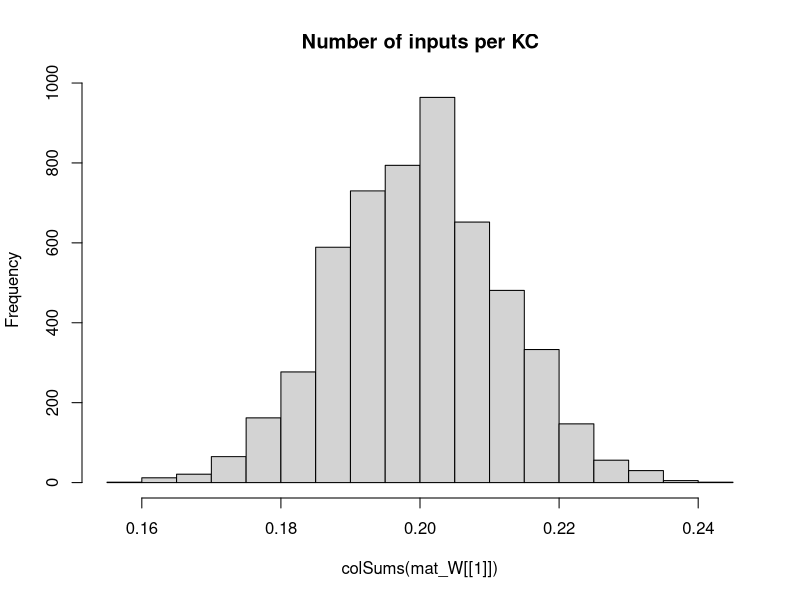

The R script that drew this image: (Note: this script raises an error after producing the figure.)
## Development Code for Willsaw NN image recognition of zfish larva
## KL 2021
## I will implement a MB random kernel NN as in my Ant Navigation paper 
## This Files Trains the weights of  2 Layer Net : Random Expansion Feature Layer (Random Kernel Trick) -> Perceptron Output neuron 
## The connections in L1 Random Sparse Net are data independent, while L2 wights are trained via +ve larva head template samples to filter patterns that look like larva
## The input images are labeled as Fish and non fish according to the folder they are placed.
# Output is saved as pgm images which are then loaded by tracker software so as to implemend the simple classifier net implemended here 
  
library("pixmap")

## Initialiaze the random Weight vector of an L1 (KC) neuron  
init_random_W <- function(m,p){
  # Draw random Number N of Sampled Inputs From Binomial
  n <- rbinom(1,NROW(m),p)
  ## Set N random synapses as inputs to KC
  idx <- sample(1:NROW(m),n)
  
  m[idx] <- 1/NROW(m)
  return (m)
}

## Sigmoid//logistic Transfer Function
N_transfer <- function(activation)
{
  return (1/(1+exp(-activation)))
}


## Derivative Sigmoid/logistic Transfer Function
N_transfer_D <- function(activation)
{
  return (N_transfer(activation)*(1-N_transfer(activation)) )
}

N_activation <- function(X,W,B)
{
  ## If more Than Half input units (based on Avg inputs) is active - then activate KC
 
 #  if ( sum(X) > KC_THRES )
#    return (1)
 # else
  ## Bias is just another W attached to a fixed Input 1
    return (X%*%W + B)
}

## Copies A Smaller Matrix To the Middle of a larger one - (Pasting Image on larger canvas)
matrix_paste <- function(src,target)
{
  x_offset <- round((ncol(target)- ncol(src))/2 )
  y_offset <- round((nrow(target)- nrow(src))/2 )
  target[ (1+y_offset):(y_offset+nrow(src)),(1+x_offset):(x_offset+ncol(src))] <-src
  return(target)
}


sparse_binarize <- function(X,INPUT_SPARSENESS)
{
  ## Binarize Input Image / Set Sparsensess ##
  pxsparse = 1.0
  thres_bin = mean(X)
  max_iter = 100
  
  while (pxsparse > INPUT_SPARSENESS & max_iter > 0)
  {
    X_bin <-  as.numeric(X > thres_bin)
    pxsparse <- sum(as.numeric(X_bin[X_bin > 0]))/length(X_bin)
    thres_bin = thres_bin + 0.01;
    max_iter = max_iter + 1
  }
  
  
  message("Input Sparseness:",pxsparse)
  
  return(X_bin)
}


## Process 2 Layer Network - Return Last Node Output produced for each input image
## Note : Input Layer Is Simplified - No activation function needed or Bias - Input image intentities are taken as activations
## Target_output is vector of desired output for each output Neuron these I chose to be L2_1=1 (Fish) L2_2=1 (Non Fish)
net_proc_images <- function(input_list,mat_W,Layer_Bias,learningRate = 0.0)  
{

  L_X     <- list() ## Output Of Layer k
  L_A     <- list() ## Activation of  Layer k
  L_delta <- list()  ## Delta is the "cost attributable to (the value of) that node". 
  L2_out <- list()
 
  Target_output = c(1,0)  
  fileidx <- 0
  outError = 0 #'Mean Sq Error Of File Batch'
  ## TRAIN /TEST ##
  img_list <- input_list[,1]
  label_list <-cbind.data.frame(F=(input_list[,2]),NF=(input_list[,3]) )##Target output/labels
  
  ## Matrix Of  image Input Vectors  
  mat_X = matrix(0,ncol=nrow(mat_W[[1]]),nrow=length(img_list) )
  
  for (in_img in img_list)
  {
    fileidx= fileidx + 1
    
    imgT <- read.pnm(as.character(in_img) )
    mat_img <- getChannels(imgT)
    X <- as.vector(mat_img)
    ### Add Fixed input 1 - To operate As Adjustable Bias for each input   
    ##X[length(X)] <- 1 # c(as.vector(mat_img),1)
    
    ##message(in_img," Input Dim:", dim(mat_img)[1],"x",dim(mat_img)[2],"=",dim(mat_img)[2]*dim(mat_img)[1])
    
    if (length(X) > n_top_px)
    {
      warning("input sample too big - skipping")
      next
    }
    
    ## If Loaded image is Smaller than INput - Then Resize (paste into) larger Matrix to fit
    if (length(X) < n_top_px)
    {
      ##message("input sample Smaller than Canvas - pasting")
      mat_t <- matrix(0,nrow=img_dim[1],ncol=img_dim[2])
      mat_img <- matrix_paste(mat_img,mat_t)
      ##message("Converted  Dim:", dim(mat_img)[1],"x",dim(mat_img)[2],"=",dim(mat_img)[2]*dim(mat_img)[1])
    }

        ##mypic = new("pixmapGrey", size=dim(mat_img),grey = mat_img);plot(mypic)
    ## Convert to Col Vector
    X <- as.vector(mat_img)
    dim(X) <- c(1,length(X)) ## Make into Row Vector
    if (length(X) > n_top_px)
    {
      warning(in_img,"Image Too large. Skipping")
      next
    }
    
   stopifnot(length(mat_X[fileidx,]) ==length(X) ) 
   mat_X[fileidx,] <- X # Save In Vector to MAtrix
    

    ##Input Layer Is Simplified - No activation function needed or Bias - Input image intentities are taken as activations
    ##Activation 
    L_A[[1]] <- X
    L_X[[1]] <- N_transfer(X)
    ## Due to R hell with numbers ecoming Factors I need to do this tricl
    mat_Y <- cbind( as.numeric(levels(label_list$F)[as.numeric(label_list$F)]),
           as.numeric(levels(label_list$F)[as.numeric(label_list$NF)]) )
    
    Target_output <-mat_Y[fileidx,] 
      ### 

    ## Forward Propagation ## 
    for (i in 2:(N_Layers+1) )
    {
      L_A[[i]] <- N_activation(L_X[[i-1]], mat_W[[i-1]], Layer_Bias[[i-1]]) ## v_Layer_Bias[i]  
      L_X[[i]] <- N_transfer(L_A[[i]])
    }
    
    outError = outError + sum( ( Target_output - L_X[[i]] ) )
    
    #hist(mat_W[[l-1]],main="before")
    ## Note Indexes L_X and mat/biases are off by one because LX_1 is considerened an input layer, while neural layer is l=2
    ## Back Propagation ##
    for (l in (N_Layers):1 )
    {
      ##On Output Layer
      if (l == (N_Layers))
      {
        ## Element Wise Product (hadamart Product)
        L_delta[[l]] <- ((N_transfer_D(L_X[[l+1]])) * (L_X[[l+1]] - Target_output)) ##*N_transfer_D(L_X[[l]])
      }else{
        #L_delta[[l]] <- L_delta[[l+1]] %*% t(mat_W[[l]])*N_transfer_D(L_X[[l]])
        L_delta[[l]] <-   (L_delta[[l+1]]) %*% t(mat_W[[l+1]]) *N_transfer_D(L_X[[l+1]]) ## %*% t(N_transfer_D(L_X[[l-1]]) )
      }
      
        dE <- t(L_A[[l]]) %*% (L_delta[[l]])  
        dW <- learningRate*dE 
        ##Add average change over batch samples
        mat_W[[l]] <- mat_W[[l]] -  dW ##length(img_list)
        Layer_Bias[[l]] <- Layer_Bias[[l]] - (L_delta[[l]])  
    }
     
    #hist(Layer_Bias[[1]])
     
   #hist(mat_W[[1]],main="After")
  
    #hist( KC_out_act[1,])
    ## Calc Layer 1 output based on Activation Threshold Funciton for Units
    #KC_output <- apply(KC_out_act, 2, N_transfer)
    #dim(KC_output) <-c(1,length(KC_output)) ## Make into Row Vector
    
    ## Learn Positive Samples - Simple Perceptron Learning Rule - Over an augmented input X which is projected To High dim via sparse random matrix in L1##
    ## Take Active L1 outputs And Set L2 Input synapses of Output Neuron to High
    # Continuous output /
    #L2_Neurons_out <<- (as.numeric(( KC_output %*%  W_L2)/N_KC))
    # Weight Gradient -
    #DW <- t(KC_output)%*% (Target_output - L2_Neurons_out)/2
    #W_L2 <<-  W_L2 + learningRate*DW ## Update Weight Vector 
    
    
    ##W_L2[W_L2 < 1] <<- 1 ##Cap To Limit Values - Saturation Of Synapses
    ##W_L2[,outNeuronIdx][W_L2< -1] <<- -1
    
    #stopifnot(ncol(KC_output) == nrow(W_L2))
    ## Calc Output Neuron - Perceptron 
    ## FWD PROP CAlc MSQE - Fwd Propagate Entire Input Matrix 
    ## Forward Propagation ## 
    L1 <- N_transfer(N_activation(mat_X, mat_W[[1]], matrix(rep(Layer_Bias[[1]],nrow(mat_X)),nrow=nrow(mat_X) ))) ## v_Layer_Bias[i]  
    L2 <-  N_transfer(N_activation(L1,mat_W[[2]] , matrix(rep(Layer_Bias[[2]],nrow(mat_X)),nrow=nrow(mat_X) ) )  )
    MSQError =  sum((mat_Y - L2)^2)/nrow(mat_X)
    
    
    L2_out[[fileidx]] <- list(Err=sum((Target_output - L2)),
                              MSERR=MSQError,
                              L2_F=L2[1],
                              L2_NF=L2[2],
                              KC_active = sum(L1[fileidx,][L1[fileidx,]>0.5]),
                              KC_total = length(L1[fileidx,]),
                             # input_sparse= pxsparse,
                              file=in_img
    )
    
   
    
    message("MSQERR:",MSQError,"  ",L_X[[3]][1],"-",L_X[[3]][2]," ERR: ", L2_out[[fileidx]]$Err ," ",in_img)
    
    ##message("Recognition Output for Img ",in_img," is F:",L_X[[3]][1]," non-F:",L_X[[3]][2]," Active KC:",L2_out[[fileidx]]$KC_active/N_KC )
    dim(X) = dim(mat_img)
    
 
    #image(X_bin)
    #title(main = paste(in_img,strRes," R:",L2_Neurons_out[1]-L2_Neurons_out[2]), font.main = 4)
  }
  
  lout <- list(X=mat_X,
               W=mat_W,
               B=Layer_Bias,
               out=data.frame( do.call(rbind,L2_out ) ))
 
  MSQError =  sum((mat_Y - L2)^2)/nrow(mat_X)
  
  return(lout  )
}


img_dim <- c(38,28)
N_Layers <- 2

n_top_px <- img_dim[2]*img_dim[1]
N_KC = n_top_px*5 ## Number of Kenyon Cells (Input layer High Dim Coding)
N_SYN_per_KC <- n_top_px/5 ## Number of pic Features each KC neuron Codes for
KC_THRES <- N_SYN_per_KC*0.25 ## Number of INput that need to be active for KC to fire/Activate
v_Layer_N <- c(n_top_px, N_KC, 2)
Layer_Bias <- list() ## Number of INput that need to be active for Neuron to fire/Activate
INPUT_SPARSENESS = 0.20

mat_W <<- list() # List Of Weight Matrices
## Make Sparse Random Synaptic Weight matrix Selecting Inputs for each KC
for (k in 1:N_Layers)
{
  mat_W[[k]] <- matrix(0,nrow=v_Layer_N[k],ncol=v_Layer_N[k+1])
  ## Init Random
  mat_W[[k]] <- apply(mat_W[[k]],2,init_random_W,N_SYN_per_KC/n_top_px) ##
  Layer_Bias[[k]] <- rep(1,v_Layer_N[k+1]) ## Initialiaze Neural Biases
}

  hist(colSums(mat_W[[1]]),main="Number of inputs per KC")

  
  
##Layer 2 (Output Perceptron)
L2_Neurons <<- 2
W_L2 <<- mat_W[[2]] #matrix(0,ncol=L2_Neurons,nrow=N_KC)

## Apply Input Image ##
## list training files 
setwd("/home/kostasl/workspace/zebrafishtrack/Rplots")
sPathTrainingSamples="../img/trainset/fish"
sPathTrainingNonSamples="../img/trainset/nonfish/"
sPathTestingSamplesFish="../img/fish/"
sPathTestingSamplesNonFish="../img/nonfish/"

img_list_train_fish =  cbind(files=list.files(path=sPathTrainingSamples,pattern="*pgm",full.names = T),F=1,NF=0) 
img_list_test_fish = cbind(files=list.files(path=sPathTestingSamplesFish,pattern="*pgm",full.names = T),F=1,NF=0)
img_list_train_nonfish =   cbind(files=list.files(path=sPathTrainingNonSamples,pattern="*pgm",full.names = T),F=0,NF=1)
img_list_test_nonfish =  cbind(files=list.files(path=sPathTestingSamplesNonFish,pattern="*pgm",full.names = T),F=0,NF=1)

img_list_all <- rbind.data.frame(img_list_train_fish,img_list_test_fish,img_list_train_nonfish,img_list_test_nonfish,stringsAsFactors = FALSE)
#img_list_test=  list.files(path=sPathTestingSamples,pattern="*pgm",full.names = T) Samples ##

dLearningRate <-0.05
lFitError <- list()
dfitRecord <- data.frame()


#for (i in 1:10)
#{  
  
  dLearningRate =0.01
  img_list_suffled <- img_list_all[sample(1:nrow(img_list_all)),]

  # TRAIN On Fish 
  dnetout <- net_proc_images(img_list_suffled,mat_W,Layer_Bias, dLearningRate)
  mat_W = dnetout$W
  Layer_Bias = dnetout$B
  
  plot(unlist(dnetout$out$MSERR),main="Mean SQ Err")

#}
  
#       ##Test 
#   dnetout_tfish <- net_proc_images(img_list_test_fish,0.3, c(1,0))
#   #hist(unlist(dnetout_fish$L2_F),breaks=10,main="Class Fish Responses to F+ samples" )
#   ##L1 threshold set too high - patterns do not propagate
#   stopifnot(sum(unlist(dnetout_tfish$KC_active)) > 1)
#     
#   SqError_FisF <- sum((1 -unlist(dnetout_tfish$L2_F))^2)/nrow(dnetout_tfish)
#   SqError_FisNotNF <- sum((-1 -unlist(dnetout_tfish$L2_NF))^2)/nrow(dnetout_tfish)
#   
#   message("Sq. Error: F+:",SqError_FisF," F-:",SqError_FisNotNF)
#   
#   dnetout_tnotfish <- net_proc_images(img_list_test_nonfish,dLearningRate,c(0,1))
#   ##hist(unlist(dnetout_notfish$L2_NF),breaks=10,main="Class Not Fish Responses to F- samples" )
#   
#   SqError_NFisNotF <- sum((-1 -unlist(dnetout_tnotfish$L2_F))^2)/nrow(dnetout_tnotfish)
#   SqError_NFisNF <- sum((1 -unlist(dnetout_tnotfish$L2_NF))^2)/nrow(dnetout_tnotfish)
#   
#   #message("Sq. Error: F+:",SqError_NFisNotF," F-:",SqError_NFisNF)
# 
#   
#   SqClassError = sum(SqError_FisF,SqError_FisNotNF,SqError_NFisNotF,SqError_NFisNF)   
#   lFitError[[i]] = list(S_error=SqClassError,FishisFish=SqError_FisF,FishNotFish=SqError_FisNotNF,
#                         NotFishIsFish=SqError_NFisNotF,
#                         NotFishIsNotFish=SqError_NFisNF)
#   
#   dfitRecord <<- data.frame( do.call(rbind,lFitError ) )
#   plot(unlist(dfitRecord$S_error),xlim=c(1,100) ,xlab="Fit Error",ylim=c(0,2))
# 
# 
# ## Test Fish
# dnetout_testfish <- net_proc_images(img_list_test_fish,0,c(-1,1))
# ##hist(unlist(dnetout_notfish$L2_NF),breaks=10,main="Class Not Fish Responses to F- samples" )
# dnetout_testnonfish <- net_proc_images(img_list_test_nonfish,0,c(-1,1))
# 
# 
# SqError_NFisNotF <- sum((-1 -unlist(dnetout_testfish$L2_F))^2)/nrow(dnetout_testfish)
# SqError_NFisNF <- sum((1 -unlist(dnetout_testfish$L2_NF))^2)/nrow(dnetout_testfish)
# 
# 
# 
# 
# plot(unlist(dfitRecord$S_error),xlim=c(1,100) ,xlab="Fit Error",ylim=c(00,800))
# 
# plot(unlist(dfitRecord$FishisFish) )
# plot(unlist(dfitRecord$FishNotFish) )
# plot(unlist(dfitRecord$NotFishIsFish) )
# plot(unlist(dfitRecord$NotFishIsNotFish) )
# 
# 
# 
# ## Test Responses ## 
# dnetout_test <- net_proc_images(img_list_test,0.0,c(0,0))
# dnetout_test_nonfish <- net_proc_images(img_list_train_nonfish,0.0,c(-1,1))
# 
# 
# 
# colSums(W_L2)
# 
# l_out_n <- net_proc_images(img_list_train_nonfish,-dLearningRate/5,1)
# colSums(W_L2)
# 
# colSums(W_L2)
# 
# 
 ## Save KC Matrix As Image (To Be loaded by Tracker)
 ## Save Trained Weights As Image (To load by Tracker)
 KC_sparse_pic <- pixmapGrey(mat_W[[1]], nrow=dim(mat_W[[1]])[1],ncol=dim(mat_W[[1]])[2],cellres=1)
 plot(KC_sparse_pic)
 write.pnm(KC_sparse_pic,file="L1_W_SparseNet.pgm")
# 
# ## Shift Values
## L_W2 <- ##(W_L2/2.0)+0.5
 Lout_pic <- pixmapGrey(mat_W[[2]], nrow=dim(mat_W[[2]])[1],ncol=dim(mat_W[[2]])[2],cellres=1)
 plot(Lout_pic)
 write.pnm(Lout_pic,file="L2_W_SparseNet.pgm")

 Lout_pic <- pixmapGrey(Layer_Bias[[1]], nrow=dim(Layer_Bias[[1]])[1],ncol=dim(Layer_Bias[[1]])[2],cellres=1)
 plot(Lout_pic)
 write.pnm(Lout_pic,file="L1_B_SparseNet.pgm")
 
 
 Lout_pic <- pixmapGrey(Layer_Bias[[2]],  nrow=dim(Layer_Bias[[2]])[1],ncol=dim(Layer_Bias[[2]])[2],cellres=1)
 plot(Lout_pic)
 write.pnm(Lout_pic,file="L2_B_SparseNet.pgm")
 #
 # 
# 
# 
# hist(W_L2)
# 
# cc <- getChannels(Lout_pic)
# plot(pic_outL)
